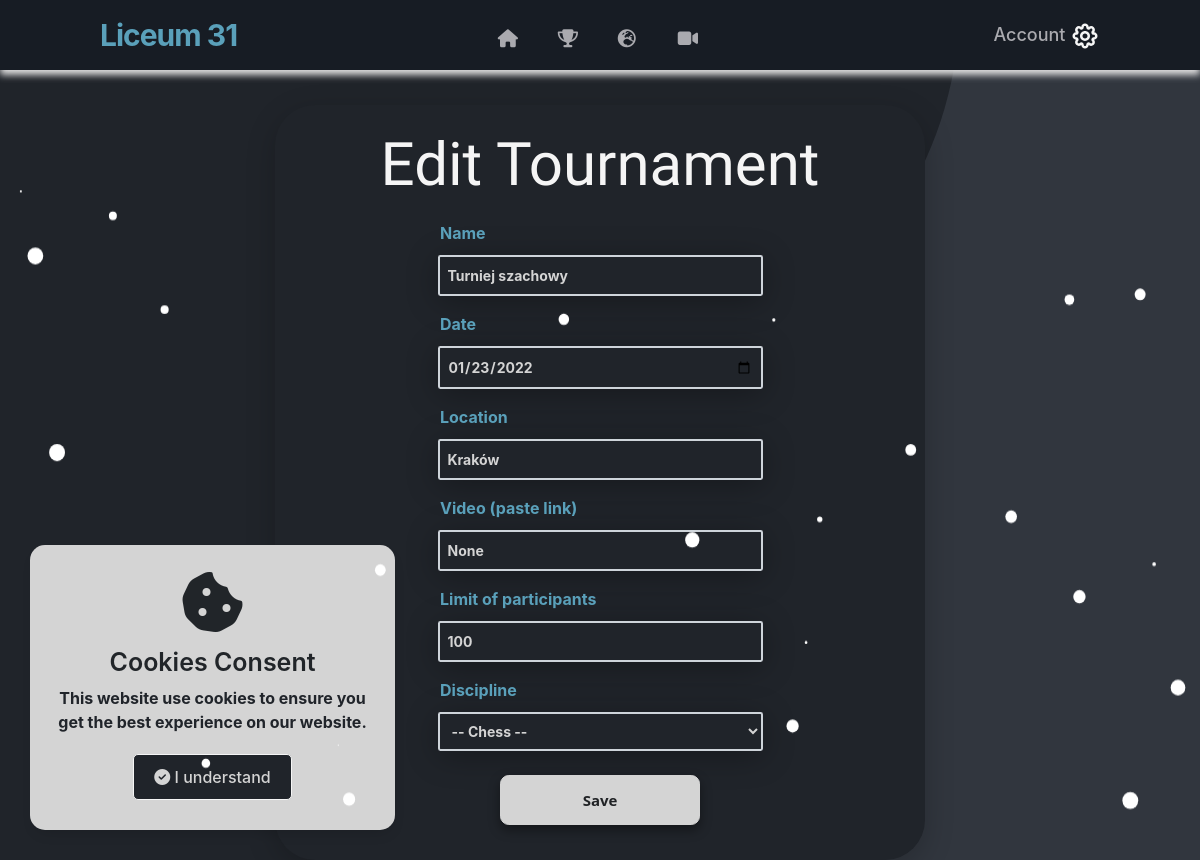
The page /edit-tournament (signed in) on the database its author committed.
### website/models.py (models this page shows)
class Tournament(db.Model):
    id = db.Column(db.Integer,primary_key=True)
    user_id = db.Column(db.Integer,db.ForeignKey('user.id'))
    name = db.Column(db.String(150))
    date = db.Column(db.Date)
    location = db.Column(db.String(150))
    discipline = db.Column(db.String(150))
    type = db.Column(db.String(150))
    description = db.Column(db.String(250))
    movielink = db.Column(db.String(150),default="")
    status = db.Column(db.String(150), default="upcoming")
    is_public = db.Column(db.Boolean(),default=False)
    current_round_number = db.Column(db.Integer(),default=0)
    max_rounds = db.Column(db.Integer(),default = 100000000)
    max_opponents = db.Column(db.Integer(),default = 100)
    edited_duel_id = db.Column(db.Integer())
    rounds = db.relationship('Round')
    duels = db.relationship('Duel')
    opponents = db.relationship('Opponent')
    standings = db.relationship('Standing')

### website/views.py (the view, shortened to what this page needs)
@views.route('/edit-tournament', methods=['GET', 'POST'])
@login_required
def edit_tournament():
    tournamentDTO = TournamentController()
    tournamentDTO.Load(current_user.current_tournament_id)
    return render_template("edit_tournament.html", user=current_user, tournament=tournamentDTO.tournament)

### website/Classes.py (called while the page is built)
    def Load(self, id):
        self.tournament = Tournament.query.get(id)

### website/__init__.py (called while the page is built)
def create_app():
    app = Flask(__name__)
    app.config['SECRET_KEY'] = 'kjabwdlajbal'
    app.config['SQLALCHEMY_DATABASE_URI'] = f'sqlite:///{DB_NAME}'
    app.config['SQLALCHEMY_TRACK_MODIFICATIONS'] = False
    app.config['TRAP_HTTP_EXCEPTIONS']=True
    db.init_app(app)  # inicjowanie bazy danych dla aplikacji
    from .views import views
    from .auth import auth
    app.register_blueprint(views, url_prefix='/')
    app.register_blueprint(auth, url_prefix='/')
    from .models import User
    create_datebase(app)
    login_manager = LoginManager()
    login_manager.login_view = 'auth.login'
    login_manager.init_app(app)
    @login_manager.user_loader
    def load_user(id):
        return User.query.get(int(id))
    return app

### website/templates/edit_tournament.html (shortened to what this page needs)
{% extends "base.html" %} {% block title %}Edit Tournament{% endblock %} {% block content %}
<section class="edit_tournaments_box_container container_tournaments_edit">
    <br />
    <form method="POST">
        <h3 style="margin-bottom: 20px;" align="center">Edit Tournament</h3>
        <div class="form-group">
            <label class="label_login">Name</label>
            <input type="text" class="form_control" name="name" value="{{tournament.name}}" />
        </div>
        <div class="form-group">
            <label class="label_login">Date</label>
            <input type="date" class="form_control" name="date" value="{{tournament.date}}" />
        </div>
        <div class="form-group ">
            <label class="label_login">Location</label>
            <input type="text " class="form_control" name="location" value="{{tournament.location}}" />
        </div>
        <div class="form-group ">
            <label class="label_login">Video (paste link)</label>
            <input type="text " class="form_control" name="movielink" value="{{tournament.movielink}}"  />
        </div>
        <div class="form-group ">
            <label class="label_login">Limit of participants</label>
            <input type="number" min="2" max="200" step="2" value="{{tournament.max_opponents}}" class="form_control" name="max_opponents" />
        </div>
        <div>
            <label class="label_login">Discipline</label>
            <select name="discipline" class="form_control">
                <option disabled selected value> -- {{tournament.discipline}} -- </option>
            </select>
        </div>
        <br />
        <center>
            <button id="btn " type="submit " class="btn-danger_nav_login ">Save</button>
        </center>
    </form>
</section>
{% endblock %}

### website/static/style.css (style rules this page uses)
html { scroll-behavior: smooth; }
body { background-image: url("../static/bgp.png"); scroll-behavior: smooth; overflow: overlay; background-repeat: no-repeat; background-attachment: fixed; }
h3 { color: whitesmoke; font-family: "Stick No Bills", sans-serif; font-size: 60px; }
.btn-danger_nav_login { background-color: rgb(212, 212, 212); border: 0; width: 200px; height: 50px; border-radius: 0.55rem; font-family: "Segoe UI", Tahoma, Geneva, Verdana, sans-serif; color: #202225; font-size: 15px; font-weight: bold; outline: none; box-shadow: 0px 5px 12px rgba(0, 0, 0, 0.4); transition: 0.5s; backface-visibility: hidden; border: 1px solid rgb(212, 212, 212); }
.label_login { display: block; color: #5aa0ba; margin-bottom: 10px; margin-left: 165px; font-weight: bold; }
.form_control { display: block; width: 50%; height: calc(1.5em + 0.75rem +2 px); padding: 8px; font-size: 14px; font-weight: 500; line-height: 1.5; color: whitesmoke; background-color: #20242a; background-clip: padding-box; border: 1px solid #ced4da; border-radius: 0.15rem; transition: border-color 0.15s ease-in-out, box-shadow 0.15s ease-in-out; margin-left: 25%; }
.form-group { margin-bottom: 1rem; }
.edit_tournaments_box_container { background-color: #20242a; height: 300px; width: 700px; box-shadow: 0 8px 30px 0 rgba(0, 0, 0, 0.2); border-radius: 40px; }
.container_tournaments_edit { width: 650px; height: 755px; margin: 0 auto; margin-top: 3%; }
.form_control { display: block; width: 50%; height: calc(1.5em + 0.75rem +2 px); padding: 8px; font-size: 14px; font-weight: 700; line-height: 1.5; color: rgb(212, 212, 212); background-color: #20242a; background-clip: padding-box; border: 2px solid #ced4da; border-radius: 0.15rem; box-shadow: 0px 5px 32px rgb(0 0 0 / 30%); transition: border-color 0.15s ease-in-out, box-shadow 0.15s ease-in-out; margin-left: 25%; }

### rows shown on the page
Tournament: name "Turniej szachowy", date "01/23/2022", location "Kraków", movielink "None", max_opponents "100"
